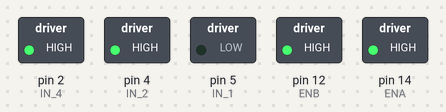
Recording of a sketch running on a simulated Arduino Uno, built with avr-gcc and run on an emulated ATmega328P. Shown: switched loads named in the sketch (green lamp = pin HIGH). Pins used as bus, display or sensor lines are not drawn.

Above: at 0.2 s.
At 1.7 s:
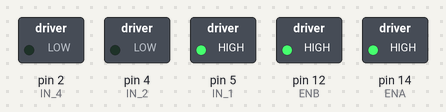
At 2.5 s:
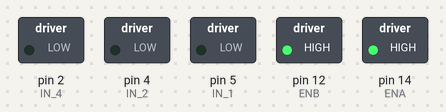
Timing chart, 0 to 3.5 s (numbered marks = the images above):
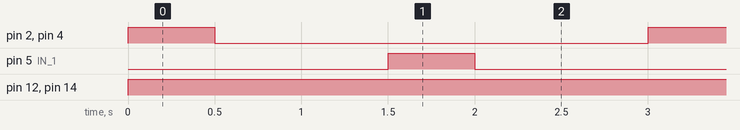

Measured:
- by itself, pin 2 (IN_4), pin 4 (IN_2), pin 5 (IN_1): alternates HIGH for 0.50 s and LOW for 2.5 s
- by itself, pin 12 (ENB), pin 14 (ENA): LOW → HIGH at 0.00 s
- by itself, everything shown: repeats every 3.0 s, in 4 steps

The sketch:

motor.ino
```cpp
#define ENA   14          // Enable/speed motors Right        GPIO14(D5)
#define ENB   12          // Enable/speed motors Left         GPIO12(D6)
#define IN_1  5          // L298N in1 motors Right            GPIO5(D1)
#define IN_2  4          // L298N in2 motors Right            GPIO4(D2)
#define IN_3  0           // L298N in3 motors Left            GPIO0(D3)
#define IN_4  2           // L298N in4 motors Left            GPIO2(D4)

int speedCar = 400;         // 400 - 1023.
int speed_Coeff = 3;

void setup() {
  pinMode(ENA, OUTPUT);
  pinMode(ENB, OUTPUT);
  pinMode(IN_1, OUTPUT);
  pinMode(IN_2, OUTPUT);
  pinMode(IN_3, OUTPUT);
  pinMode(IN_4, OUTPUT);
  Serial.begin(9600);
}

void goAhead(){

    digitalWrite(IN_1, LOW);
    digitalWrite(IN_2, HIGH);
    analogWrite(ENA, speedCar);

    digitalWrite(IN_3, LOW);
    digitalWrite(IN_4, HIGH);
    analogWrite(ENB, speedCar);
}

void goBack(){

      digitalWrite(IN_1, HIGH);
      digitalWrite(IN_2, LOW);
      analogWrite(ENA, speedCar);

      digitalWrite(IN_3, HIGH);
      digitalWrite(IN_4, LOW);
      analogWrite(ENB, speedCar);
  }

void goRight(){

      digitalWrite(IN_1, HIGH);
      digitalWrite(IN_2, LOW);
      analogWrite(ENA, speedCar);

      digitalWrite(IN_3, LOW);
      digitalWrite(IN_4, HIGH);
      analogWrite(ENB, speedCar);
  }

void goLeft(){

      digitalWrite(IN_1, LOW);
      digitalWrite(IN_2, HIGH);
      analogWrite(ENA, speedCar);

      digitalWrite(IN_3, HIGH);
      digitalWrite(IN_4, LOW);
      analogWrite(ENB, speedCar);
  }

void goAheadRight(){

      digitalWrite(IN_1, LOW);
      digitalWrite(IN_2, HIGH);
      analogWrite(ENA, speedCar/speed_Coeff);

      digitalWrite(IN_3, LOW);
      digitalWrite(IN_4, HIGH);
      analogWrite(ENB, speedCar);
   }

void goAheadLeft(){

      digitalWrite(IN_1, LOW);
      digitalWrite(IN_2, HIGH);
      analogWrite(ENA, speedCar);

      digitalWrite(IN_3, LOW);
      digitalWrite(IN_4, HIGH);
      analogWrite(ENB, speedCar/speed_Coeff);
  }

void goBackRight(){

      digitalWrite(IN_1, HIGH);
      digitalWrite(IN_2, LOW);
      analogWrite(ENA, speedCar/speed_Coeff);

      digitalWrite(IN_3, HIGH);
      digitalWrite(IN_4, LOW);
      analogWrite(ENB, speedCar);
  }

void goBackLeft(){

      digitalWrite(IN_1, HIGH);
      digitalWrite(IN_2, LOW);
      analogWrite(ENA, speedCar);

      digitalWrite(IN_3, HIGH);
      digitalWrite(IN_4, LOW);
      analogWrite(ENB, speedCar/speed_Coeff);
  }

void stopRobot(){

      digitalWrite(IN_1, LOW);
      digitalWrite(IN_2, LOW);
      analogWrite(ENA, speedCar);

      digitalWrite(IN_3, LOW);
      digitalWrite(IN_4, LOW);
      analogWrite(ENB, speedCar);
 }

void loop() {
   goAhead(); delay(500);
   stopRobot(); delay(1000);
   goBack(); delay(500);
   stopRobot(); delay(1000);

}
```
